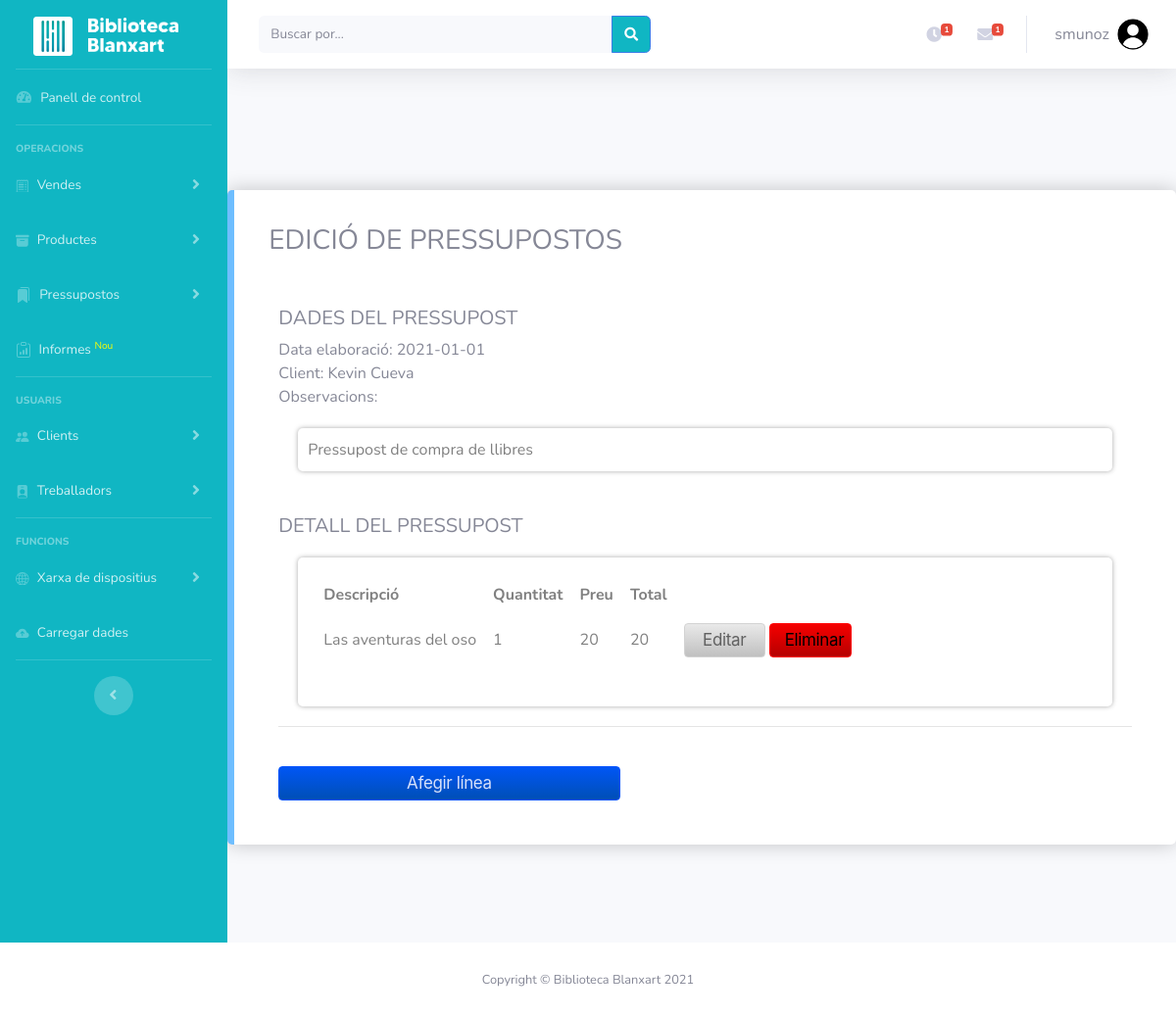
Page /editar_pressupost.php?id_pressupost=1 (signed in) on the committed database.
### tables this page shows
CREATE TABLE tb_pressupostos (
    id_pressupost INT PRIMARY KEY AUTO_INCREMENT, 
    data_elaboracio DATE, 
    data_presentacio DATE, 
    data_venciment DATE, 
    data_acceptacio DATE, 
    data_rebuig DATE,
    import_total DOUBLE, 
    descompte DOUBLE, 
    marge_net DOUBLE, 
    detall LONGTEXT,
    estat VARCHAR(50),
    id_client INT, 
    id_treballador INT,
    FOREIGN KEY (id_client) REFERENCES tb_clients(id_client),
    FOREIGN KEY (id_treballador) REFERENCES tb_treballadors_2(id_treballador)
);

CREATE TABLE tb_clients (
    id_client INT PRIMARY KEY AUTO_INCREMENT, 
    nom_client VARCHAR(50), 
    adreça VARCHAR(50), 
    poblacio VARCHAR(50), 
    nif VARCHAR(12), 
    telefon VARCHAR(12), 
    correu_electronic VARCHAR(40)
);

CREATE TABLE tb_pressupostos_linies (
    id_pressupost_linia INT PRIMARY KEY AUTO_INCREMENT,
    descripcio VARCHAR(200),
    quantitat DOUBLE,
    preu_unitat DOUBLE,
    total DOUBLE,
    id_pressupost INT,
    FOREIGN KEY (id_pressupost) REFERENCES tb_pressupostos(id_pressupost)
);

### editar_pressupost.php (the view, shortened to what this page needs)
<!DOCTYPE html>
<html lang="cat">
<head>
    <link href="vendor/fontawesome-free/css/all.min.css" rel="stylesheet" type="text/css">
    <link href="css/aso.css" rel="stylesheet">
    <link href="css/sb-admin-2.min.css" rel="stylesheet">
</head>
<body id="page-top">
    <div id="wrapper">
    <?php include("layout/menu-lateral.php"); ?>
<div id="content-wrapper" class="d-flex flex-column">
    <div id="content">
        <?php include("layout/user-logout.php"); ?>
    <div id="page-content-wrapper">
        <div class="recuadro_lista">
            <h3 style="padding: 20px;">EDICIÓ DE PRESSUPOSTOS</h3>
            <?php
            include("functions/connector.php");
            $id_pressupost=$_REQUEST["id_pressupost"];
            $sql="SELECT * FROM tb_pressupostos INNER JOIN tb_clients ON tb_pressupostos.id_client=tb_clients.id_client WHERE id_pressupost=$id_pressupost";
            $result=mysqli_query($dbLink,$sql) or exit (mysqli_error($dbLink));
            $reg=mysqli_fetch_array($result);
            ?>
            <div style="margin: 20px;
                        padding: 10px;
                        border-radius: 5px;">
                <h5>DADES DEL PRESSUPOST</h5>
                Data elaboració: <?php echo $reg["data_elaboracio"];?><br>
                Client: <?php echo $reg["nom_client"]; ?><br>
                Observacions:<br>
                <div style="margin: 20px;
                            color: gray;
                            padding: 10px;
                            border-radius: 5px;
                            box-shadow: 0px 0px 5px darkgray;"><?php echo $reg["detall"]; ?></div><br>
                <h5>DETALL DEL PRESSUPOST</h5>
                <div style="margin: 20px;
                            padding: 10px;
                            color: gray;
                            border-radius: 5px;
                            box-shadow: 0px 0px 5px darkgray;" id=linies_pressupost>
                    <?php
                    $sql="SELECT * FROM tb_pressupostos_linies WHERE id_pressupost=$id_pressupost";
                    $result=mysqli_query($dbLink,$sql) or exit (mysqli_error($dbLink));?>
                    <table>
                        <tr><th>Descripció</th><th>Quantitat</th><th>Preu</th><th>Total</th></tr><?php
                    while($linia=mysqli_fetch_array($result)) { ?>
                        <tr>
                            <td><?php echo $linia["descripcio"]; ?></td>
                            <td><?php echo $linia["quantitat"]; ?></td>
                            <td><?php echo $linia["preu_unitat"]; ?></td>
                            <td><?php echo $linia["total"]; ?></td>
                            <td>
                                <input class="button-white button-block-editar as-tradeupinline-button" type="button" id="boton_editar" name="boton_editar" value="Editar" onclick="editar_linia(<?php echo $linia['id_pressupost_linia'];?>,'<?php echo $linia['descripcio'];?>',<?php echo $linia['quantitat'];?>,<?php echo $linia['preu_unitat'];?>)">
                                <a class="button-white button-block-eliminar as-tradeupinline-button" href="functions/eliminar_pressupost.php?usuari=<?php echo $linia["id_pressupost_linia"];?>">Eliminar</a>
                            </td>
                        </tr> <?php
                    } ?>
                    </table><br>
                </div><hr><br>
                <button class="button-white button-block-info as-tradeupinline-button" onclick="afegir_linia(<?php echo $reg['id_pressupost'];?>)">Afegir línea</button>
            </div>
        </div>
        </body>
            <?php include("layout/footer.php"); ?>
</body>
</html>

### css/aso.css (style rules this page uses)
body { font: 14px sans-serif; }
body { background-image: url("../img/wallpaper.jpg"); font-family: sans-serif; overflow: auto; color: #000000; background-position: center; background-attachment: fixed; background-position: center; background-repeat: no-repeat; background-size: cover; height: 500px; }
a { color: #028802; text-decoration: none; transition: 0.3s; }
.as-tradeupinline-button { z-index: 1; }
hr { border-top: 1px solid #3b3b3b; }
.button-white { font-size: 17px; line-height: 1.47059; font-weight: 400; letter-spacing: -.022em; font-family: SF Pro Text,SF Pro Icons,AOS Icons,Helvetica Neue,Helvetica,Arial,sans-serif; background-color: #c9cbcc; background: linear-gradient(#e9e9e9,#c0c0c0); border: 1px solid rgb(211, 211, 211); border-radius: 4px; color: rgb(97, 97, 97); cursor: pointer; display: inline-block; min-width: 30px; padding: 4px 15px; text-align: center; white-space: nowrap; }
table { color: #484848; }
.recuadro_lista { background-color: #fff; border-radius: 5px 5px 5px 5px; border-style: solid; border-width: 0px 0px 0px 7px; border-color: #239cffa7; box-shadow: 0px 0px 20px 0px rgba(0, 0, 0, 0.22); transition: background 0.5s, border 0.5s, border-radius 0.5s, box-shadow 0.5s; box-sizing: border-box; left: 100px; top: 200px; align-content: center!important; width: 100%; max-width: 1380px; padding: 15px; margin: auto; margin-top: 100px; margin-bottom: 100px; }
.button-block-editar { box-sizing: border-box; width: 48%; }
.button-block-eliminar { box-sizing: border-box; width: 49%; font-size: 17px; line-height: 1.47059; font-weight: 400; letter-spacing: -.022em; font-family: SF Pro Text,SF Pro Icons,AOS Icons,Helvetica Neue,Helvetica,Arial,sans-serif; background-color: #b90000; background: linear-gradient(#f50000,#b60000); border: 1px solid rgb(255, 0, 0); border-radius: 4px; color: rgb(0, 0, 0); cursor: pointer; display: inline-block; min-width: 30px; padding: 4px 15px; text-align: center; white-space: nowrap; }
.button-block-info { box-sizing: border-box; width: 40%; font-size: 17px; line-height: 1.47059; font-weight: 400; letter-spacing: -.022em; font-family: SF Pro Text,SF Pro Icons,AOS Icons,Helvetica Neue,Helvetica,Arial,sans-serif; background-color: #0075b9; background: linear-gradient(#0056f5,#004fb6); border: 1px solid rgb(0, 81, 255); border-radius: 4px; color: rgb(241 241 255 / 89%); cursor: pointer; display: inline-block; min-width: 30px; padding: 4px 15px; text-align: center; white-space: nowrap; }

### editar_pressupost.php (style rules this page uses)
table { color: gray; }

### rows in the picture
tb_pressupostos: data_elaboracio "2021-01-01", id_client.nom_client "Kevin Cueva", detall "Pressupost de compra de llibres"
tb_pressupostos_linies: descripcio "Las aventuras del oso", quantitat "1", preu_unitat "20", total "20"

### other values in the picture
$_SESSION["usuari"] "smunoz"
